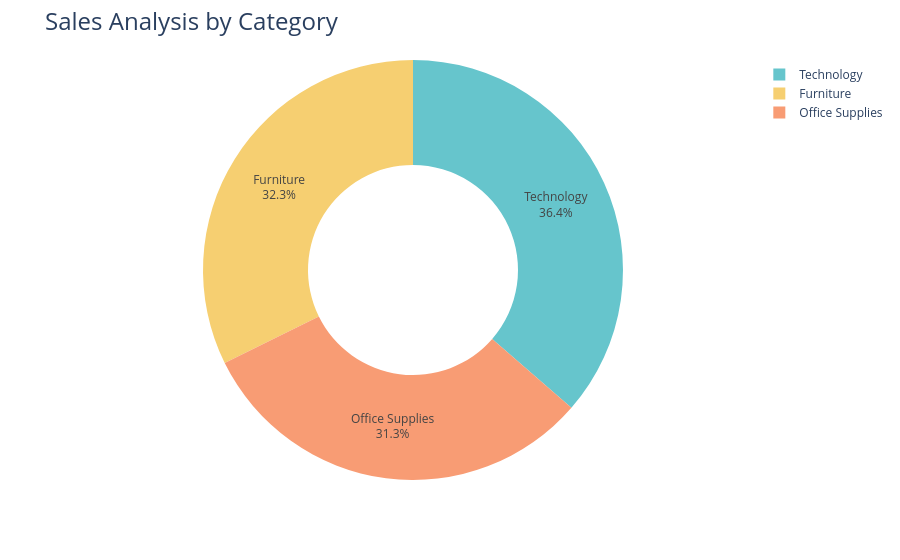

The cell this chart's notebook holds for it:
### Code cell
fig =px.pie(sales_by_categoty,
            values='Sales',
            names='Category',
            hole=0.5,
            color_discrete_sequence=px.colors.qualitative.Pastel)
fig.update_traces(textposition='inside',textinfo='percent+label')
fig.update_layout(title_text='Sales Analysis by Category',title_font=dict(size=24))
fig.show()

### Figure 1 — Plotly figure (JSON) as saved in the notebook; plotly's stock layout.template omitted (floating-point values rounded to 4 significant figures)
{"data": [{"domain": {"x": [0, 1], "y": [0, 1]}, "hole": 0.5, "hovertemplate": "Category=%{label}<br>Sales=%{value}<extra></extra>", "labels": ["Furniture", "Office Supplies", "Technology"], "legendgroup": "", "name": "", "showlegend": true, "textinfo": "percent+label", "textposition": "inside", "type": "pie", "values": [742000.0, 719000.0, 836200.0]}], "layout": {"autosize": true, "legend": {"tracegroupgap": 0}, "margin": {"t": 60}, "piecolorway": ["rgb(102, 197, 204)", "rgb(246, 207, 113)", "rgb(248, 156, 116)", "rgb(220, 176, 242)", "rgb(135, 197, 95)", "rgb(158, 185, 243)", "rgb(254, 136, 177)", "rgb(201, 219, 116)", "rgb(139, 224, 164)", "rgb(180, 151, 231)", "rgb(179, 179, 179)"], "title": {"font": {"size": 24}, "text": "Sales Analysis by Category"}}}
